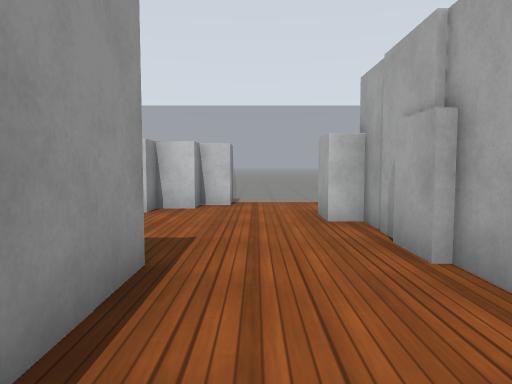
[1] (above)

23 first-person views from a walk through a robot-simulator world made for Gazebo. The camera is 0.94 m above the floor, tilts 4° down and sees 70° across. The floor is counted in squares, 1 m on a side. Each view is taken from the middle of a square. On the plan, view 1 faces up. The plan holds only what a view shows up to about 13 squares ahead; the rest is blank. Simple patterns stand in for the simulator's built-in surfaces.

[2]
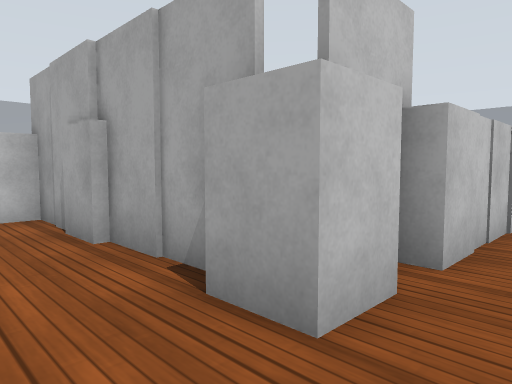

[3]
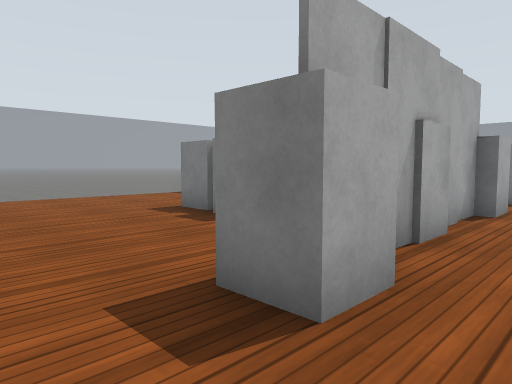

[4]
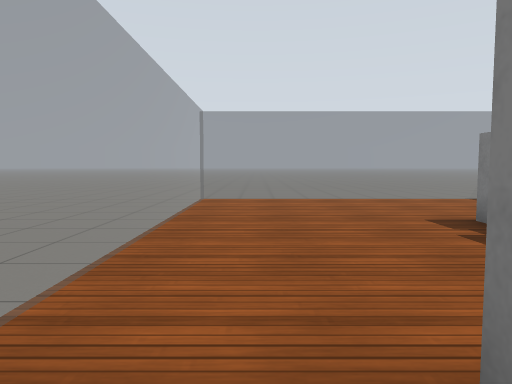

[5]
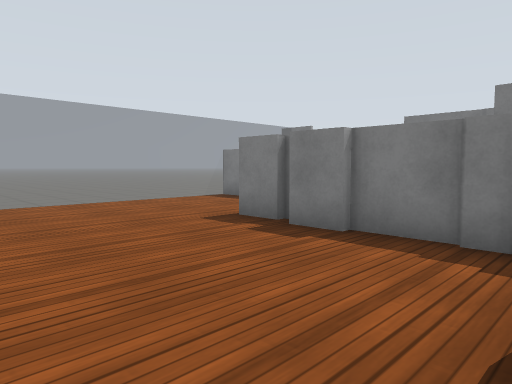

[6]
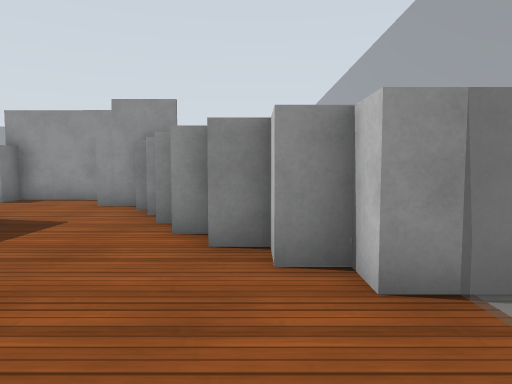

[7]
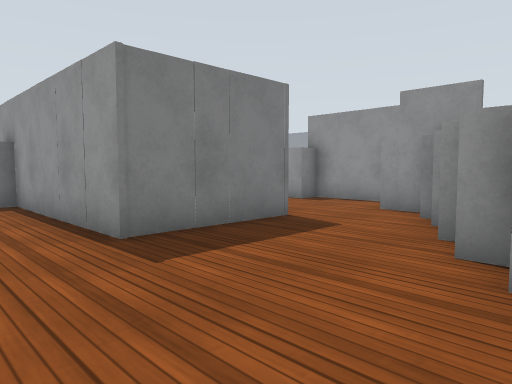

[8]
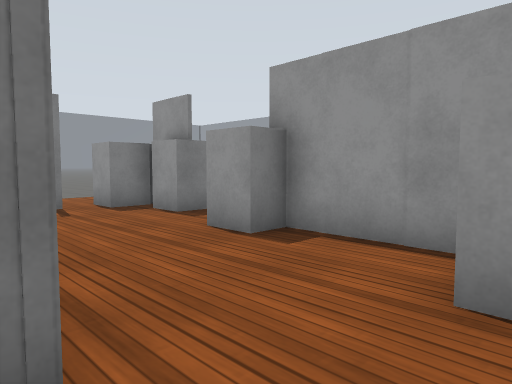

[9]
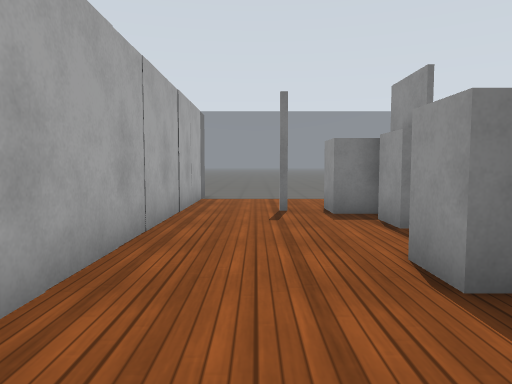

[10]
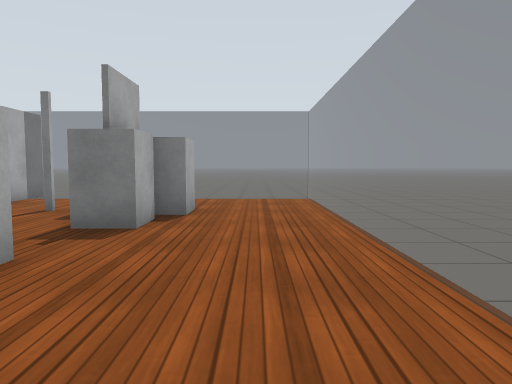

[11]
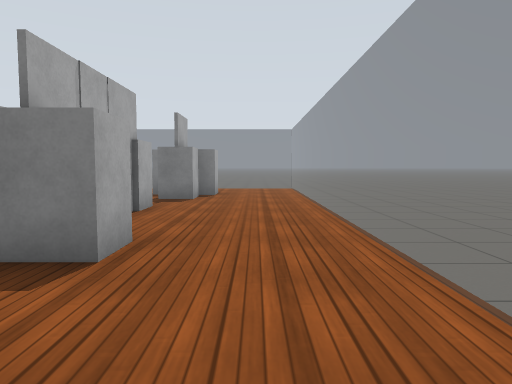

[12]
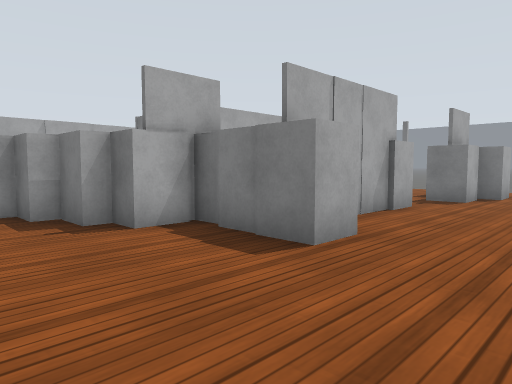

[13]
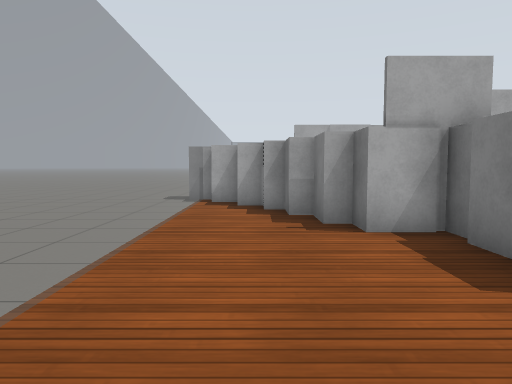

[14]
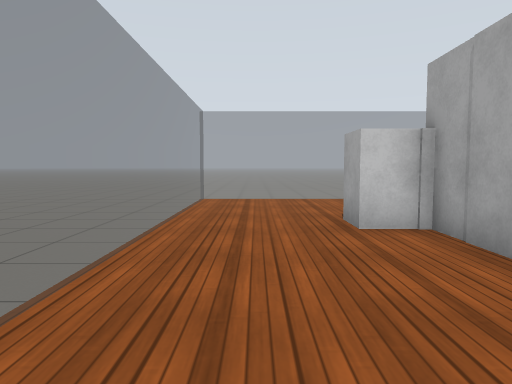

[15]
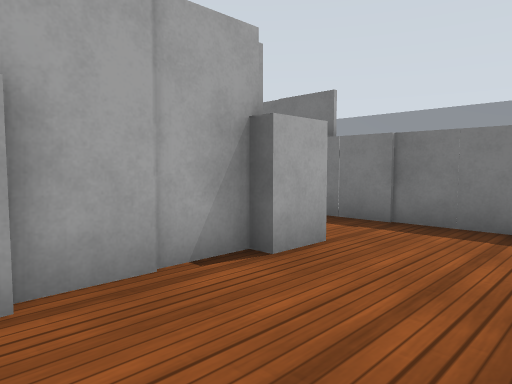

[16]
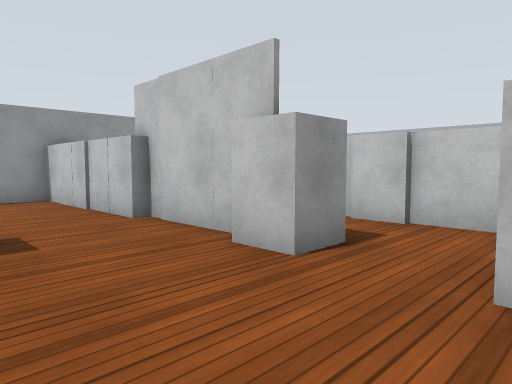

[17]
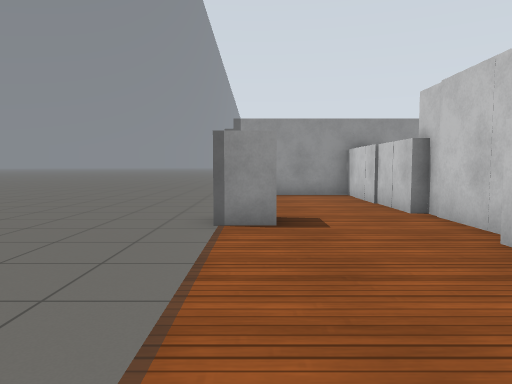

[18]
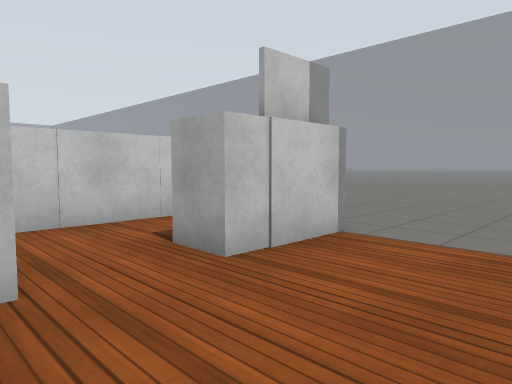

[19]
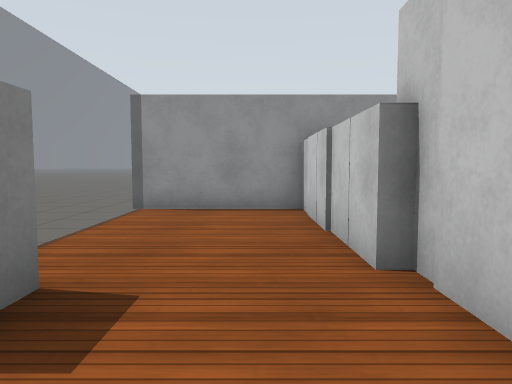

[20]
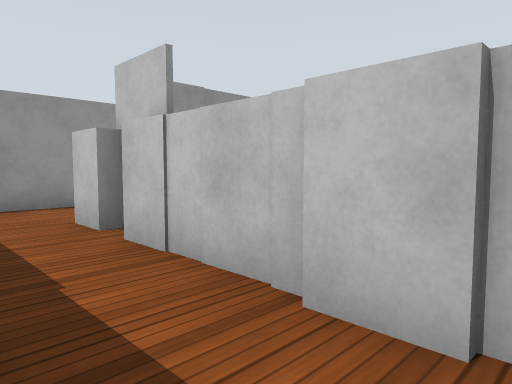

[21]
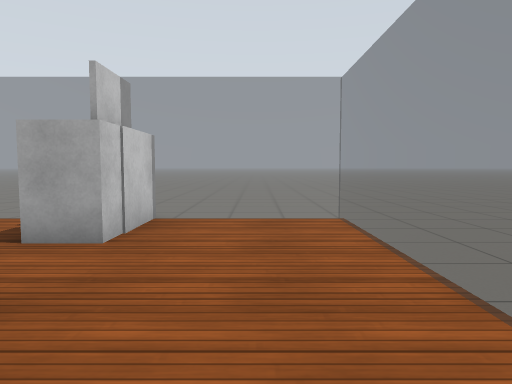

[22]
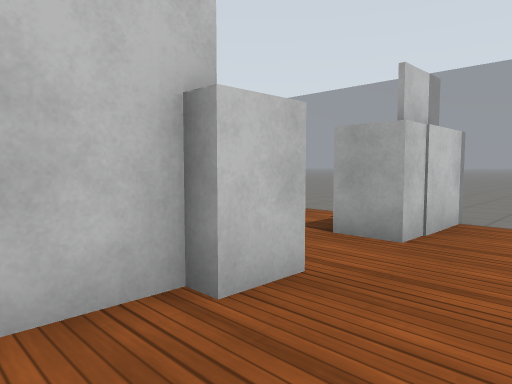

[23]
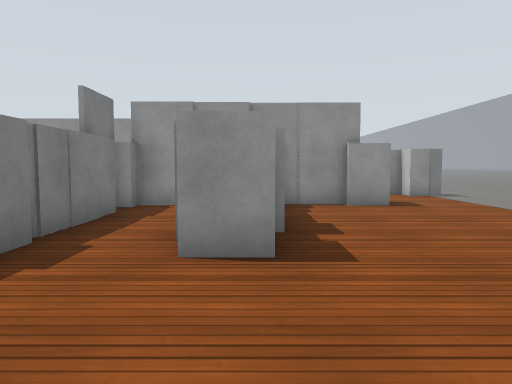

### Floor plan
Key: @ floor where view 1 was taken; # wall or solid block; . floor; = window, fence, low wall or low ledge; B white box.
Columns run from 13 left of view 1 to 12 right of it. Each row starts with its distance up from view 1.
 10 .===========B=== ========.
  9 =..........BB............=
  8 =........BBB.............=
  7 =......BBBB...BB.........=
  6 =.....BBB......#.........=
  5 =...BBB........#.........=
  4 =....#B........B#BBBB....=
  3 =....#...####..##BBBB....=
  2 =....#...#  #..#.........=
  1 =....B...#  #..B#BBB#BBBB=
  0 =........#  #@.B.BB###BBB=
 -1 =........#  #............
 -2 =...BB...#  BBBBBB .B..BB
 -3 =...#B...#  #BBBB.##B..BB#
 -4 =...BBB..#  #............=
 -5 =........#  #............=
 -6 =........#  #....BB......=
 -7 .=== =====  ======B======.

Where each view was taken, in squares from view 1:
view 1: 0 up, 0 right, facing up
view 2: 1 down, 0 right, facing up-right
view 3: 9 up, 0 right, facing down-right
view 4: 8 up, 1 right, facing right
view 5: 9 up, 2 right, facing down-right
view 6: 8 up, 2 right, facing left
view 7: 8 up, 1 right, facing down-left
view 8: 5 up, 4 left, facing down-left
view 9: 4 up, 6 left, facing down
view 10: 4 up, 11 left, facing down
view 11: 9 up, 11 left, facing down
view 12: 9 up, 12 left, facing down-right
view 13: 8 up, 12 left, facing right
view 14: 1 down, 11 left, facing up
view 15: 4 up, 1 left, facing down-right
view 16: 6 down, 10 right, facing up-left
view 17: 6 down, 11 right, facing left
view 18: 6 down, 7 right, facing up-right
view 19: 4 down, 7 right, facing left
view 20: 2 down, 8 right, facing up-left
view 21: 5 down, 5 right, facing right
view 22: 5 down, 5 right, facing up-right
view 23: 4 up, 11 right, facing left
